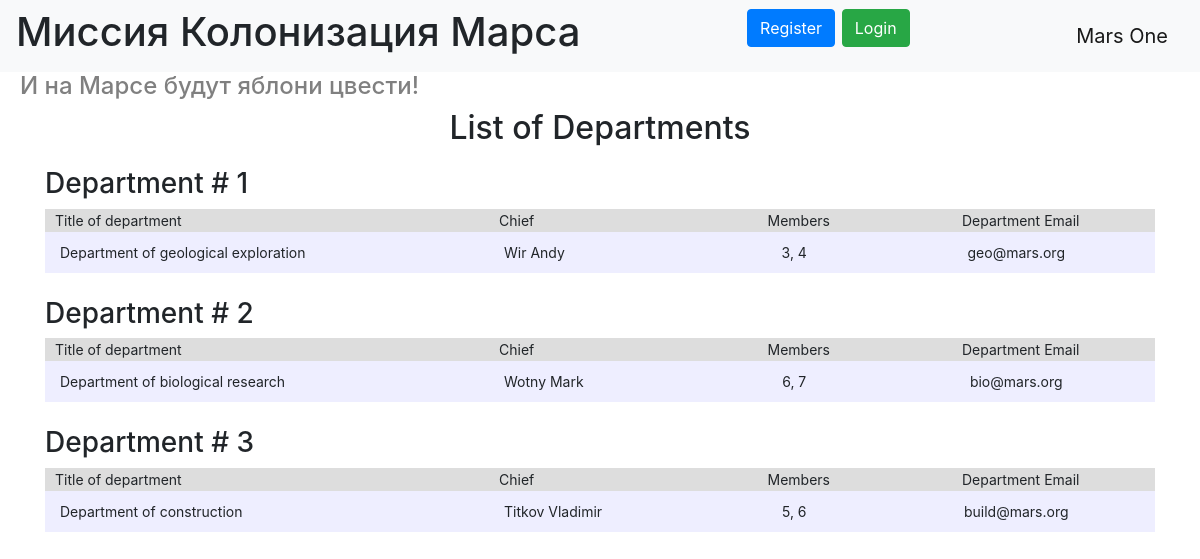
/departments, run on an earlier commit of the app's database.
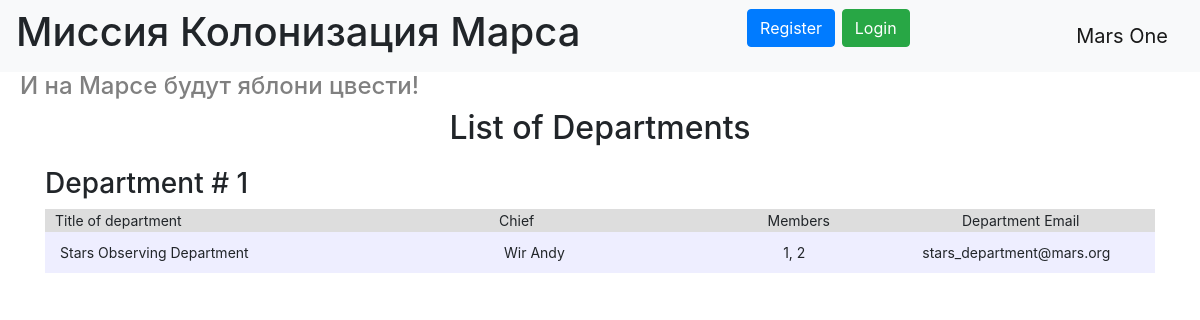
And on a later commit of the database.
### data/departments.py (models this page shows)
class Department(SqlAlchemyBase, SerializerMixin):
    __tablename__ = 'department'
    id = sqlalchemy.Column(sqlalchemy.Integer,
                           primary_key=True, autoincrement=True)
    title = sqlalchemy.Column(sqlalchemy.String, nullable=True, unique=True)
    chief = sqlalchemy.Column(sqlalchemy.Integer, sqlalchemy.ForeignKey("users.id"), nullable=True)
    members = sqlalchemy.Column(sqlalchemy.String, nullable=True)
    email = sqlalchemy.Column(sqlalchemy.String,
                              index=True, unique=True, nullable=True)
    users = orm.relationship("User",
                             secondary=association_table,
                             back_populates="departments")
    chief_user = orm.relationship("User", foreign_keys=[chief])

### data/users.py (models this page shows, shortened)
class User(SqlAlchemyBase, UserMixin, SerializerMixin):
    __tablename__ = 'users'
    id = sqlalchemy.Column(sqlalchemy.Integer,
                           primary_key=True, autoincrement=True)
    surname = sqlalchemy.Column(sqlalchemy.String, nullable=True)
    name = sqlalchemy.Column(sqlalchemy.String, nullable=True)
    age = sqlalchemy.Column(sqlalchemy.Integer, nullable=True)
    position = sqlalchemy.Column(sqlalchemy.String, nullable=True)
    speciality = sqlalchemy.Column(sqlalchemy.String, nullable=True)
    address = sqlalchemy.Column(sqlalchemy.String, nullable=True)
    email = sqlalchemy.Column(sqlalchemy.String,
                              index=True, unique=True, nullable=True)
    hashed_password = sqlalchemy.Column(sqlalchemy.String, nullable=True)
    modified_date = sqlalchemy.Column(sqlalchemy.DateTime,
                                      default=datetime.datetime.now)
    jobs = orm.relationship("Jobs", back_populates='user')
    departments = orm.relationship("Department", secondary='association', back_populates='users')

### main.py (the view)
@app.route("/departments")
def departments():
    deps = db_sess.query(Department).order_by(Department.id).all()
    numbered_deps = list(enumerate(deps, start=1))
    return render_template("departments.html", title='List of Departments', deps=numbered_deps)

### templates/departments.html (shortened to what this page needs)
{% extends "base.html" %}
{% block content %}
<h2 style="text-align: center">List of Departments</h2>
    {% for index, dep in deps %}
<div>
    <h3 style="text-align: left">Department # {{ index }}</h3>
    <table>
        <colgroup>
            <col style="width: 40%;">
            <col style="width: 20%;">
            <col style="width: 15%">
            <col style="width: 25%">
            <col style="width: 15%">
        </colgroup>
        <tr>
            <th style="text-align: left; ">Title of department</th>
            <th style="text-align: left">Chief</th>
            <th>Members</th>
            <th>Department Email</th>
        </tr>
        <tr>
            <td style="text-align: left">{{ dep.title }}</td>
            <td style="text-align: left">
                {% if dep.chief_user %}
                {{ dep.chief_user.surname }} {{ dep.chief_user.name }}
                {% else %}
                Не назначен
                {% endif %}
            </td>
            <td>{{ dep.members }}</td>
            <td>{{ dep.email }}</td>
        </tr>
    </table>
</div>
<br>
{% endfor %}
{% endblock %}

### templates/base.html (shortened to what this page needs)
<!DOCTYPE html>
<html lang="en">
<head>
    <link rel="stylesheet"
          href="https://stackpath.bootstrapcdn.com/bootstrap/4.4.1/css/bootstrap.min.css"
>
    <link rel="stylesheet" href="/static/css/style.css">
</head>
<body>
<header>
    <nav class="navbar navbar-light bg-light">
        <h1>Миссия Колонизация Марса</h1>
        {% if current_user.is_authenticated %}
        <a class="navbar-brand" href="/logout">{{ current_user.name }} {{ current_user.surname }}</a>
        {% else %}
        <p>
            <a class="btn btn-primary " href="/register">Register</a>
            <a class="btn btn-success" href="/login">Login</a>
        </p>
        {% endif %}
        <a class="navbar-brand">Mars One</a>
    </nav>
    <h4>И на Марсе будут яблони цвести!</h4>
</header>
<main role="main" class="container">
    {% block content %}{% endblock %}
</main>
</body>
</html>

### static/css/style.css (style rules this page uses)
h4 { color: gray; padding-left: 20px; }
p { font-size: 18pt; }

### templates/departments.html (style rules this page uses)
th { background-color: #dddddd; padding-left: 10px; height: min-content; }
td { background-color: #eeeeff; padding: 10px 15px; }
table { width: 100%; font-size: 14px; }
th, td { font-weight: normal; text-align: center; }

What changed in the data, as far as the page shows it:
removed Department: id "2", title "Department of biological research", chief_user.surname "Wotny", chief_user.name "Mark", members "6, 7", email "bio@mars.org"
removed Department: id "3", title "Department of construction", chief_user.surname "Titkov", chief_user.name "Vladimir", members "5, 6", email "build@mars.org"
changed Department "Wir": title "Department of geological exploration" → "Stars Observing Department"; members "3, 4" → "1, 2"; email "geo@mars.org" → "stars_department@mars.org"
